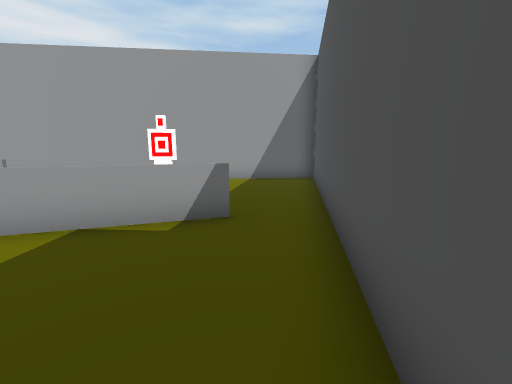
view 1 (above)

16 first-person views from a walk through a scene from a Unity 3-D project. The camera is 1.3 m above the floor, tilts 10° down and sees 90° across. The floor is counted in squares, 1 m on a side. Each view is taken from the middle of a square. On the plan, view 1 faces up. The plan holds only what a view shows up to about 13 squares ahead; the rest is blank. The place goes on beyond the plan. The player is left out.

view 2
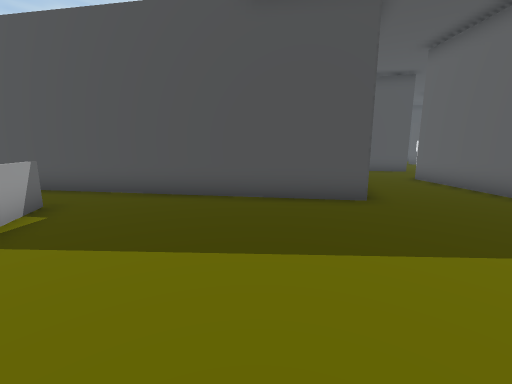

view 3
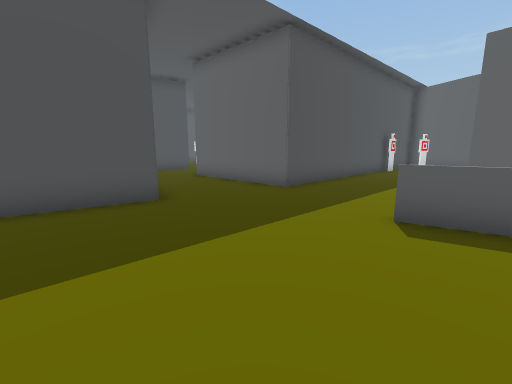

view 4
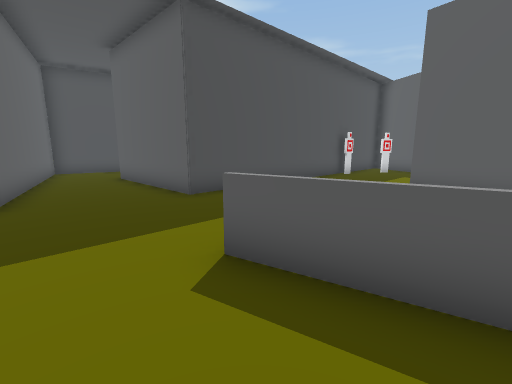

view 5
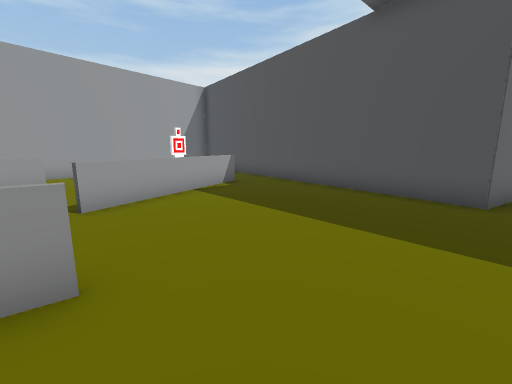

view 6
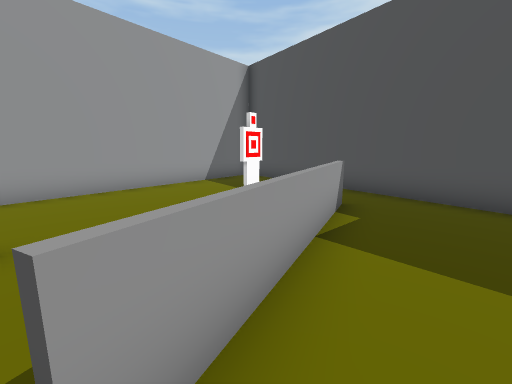

view 7
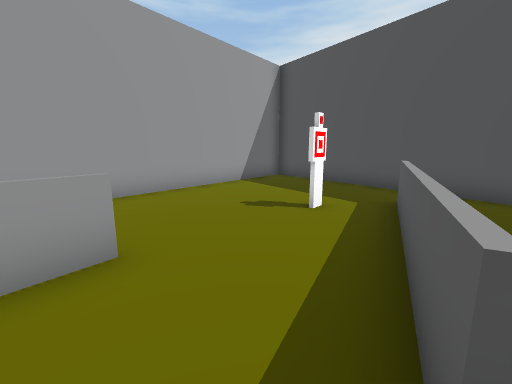

view 8
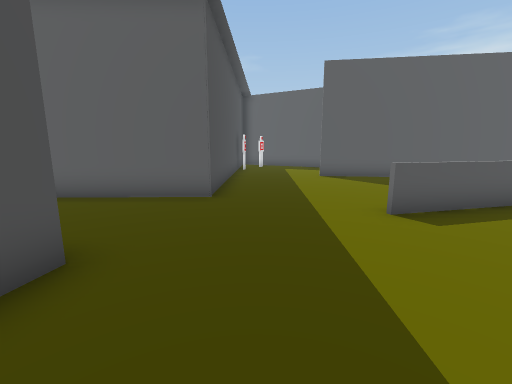

view 9
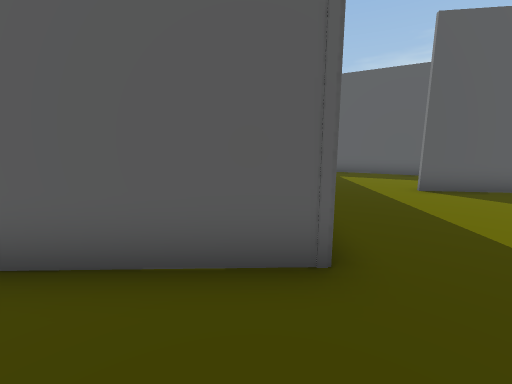

view 10
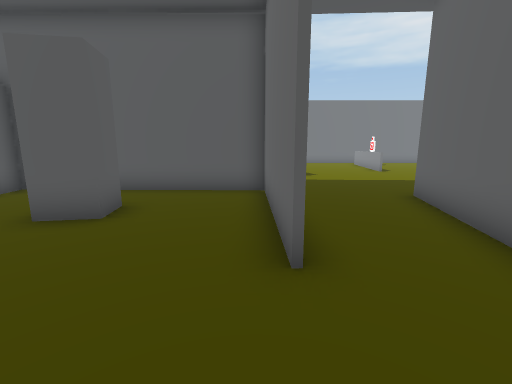

view 11
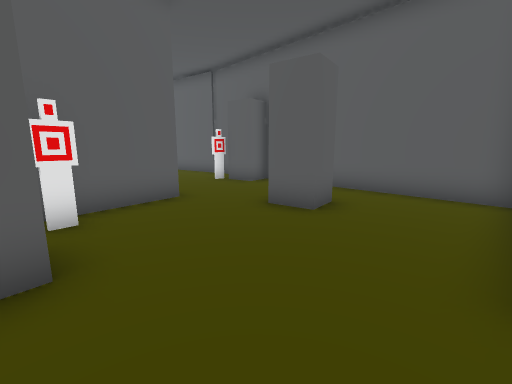

view 12
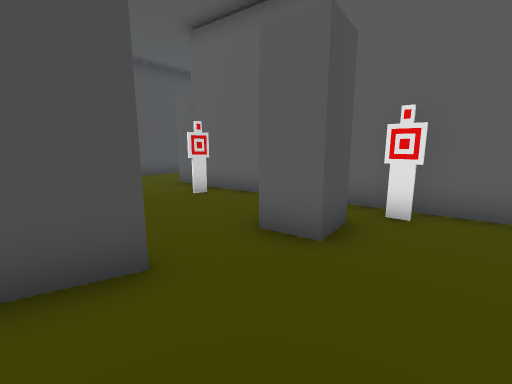

view 13
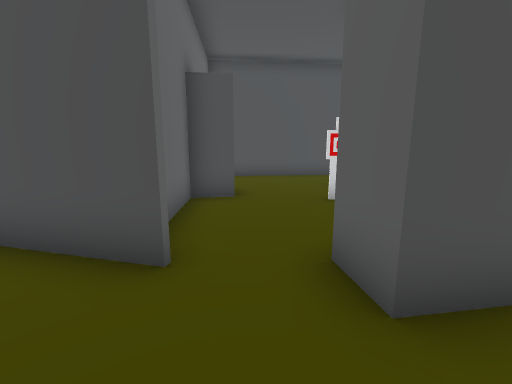

view 14
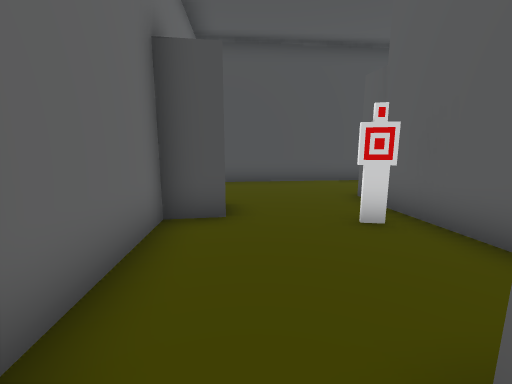

view 15
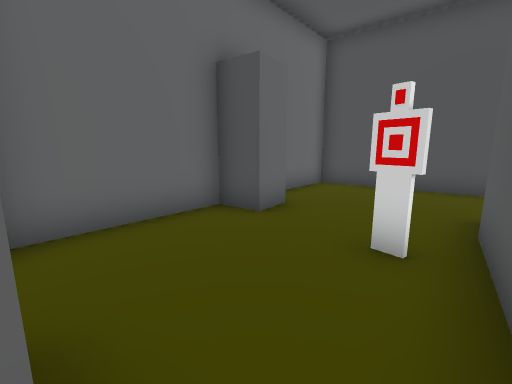

view 16
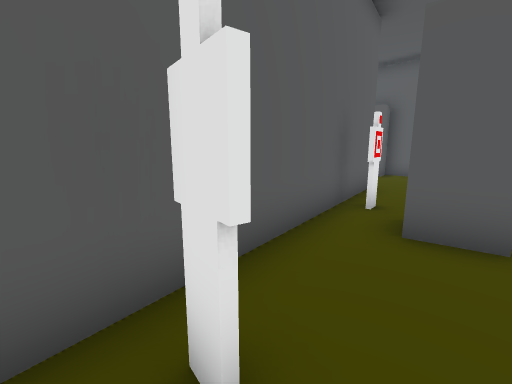

### Floor plan
Key: @ floor where view 1 was taken; # wall or solid block; . floor; = window, fence, low wall or low ledge; O other object.
Columns run from 7 left of view 1 to 17 right of it. Each row starts with its distance up from view 1.
 11     #######
 10 #####....#
  9  ........#
  8  ........#
  7  ........#
  6 ==...O...#
  5 ......=.##
  4 ..=====.#
  3 .==.....#
  2  .......#
  1  .......#
  0 =......@#
 -1 .......##
 -2 .......#
 -3 .......#####
 -4 ...........#####
 -5 ===............#
 -6 =..............#
 -7  .....######...##########
 -8  .....#........#...#....#
 -9 ......#.................#
-10 ......#..#....##........#
-11 ###...#..#....##..O.....#
-12   ....#......O...#####..#
-13   ....#....#######     .#

Positions as (right, up) in squares from view 1, and headings:
1: (0, 0), facing up
2: (-6, 0), facing right
3: (-6, 0), facing down-right
4: (-7, -3), facing down-right
5: (-7, -3), facing up-right
6: (-6, 2), facing up-right
7: (-7, 3), facing up-right
8: (-2, 0), facing down
9: (0, -4), facing down
10: (7, -7), facing left
11: (7, -7), facing down-left
12: (5, -7), facing down-right
13: (5, -9), facing right
14: (7, -9), facing right
15: (8, -12), facing up-right
16: (12, -10), facing down-left
